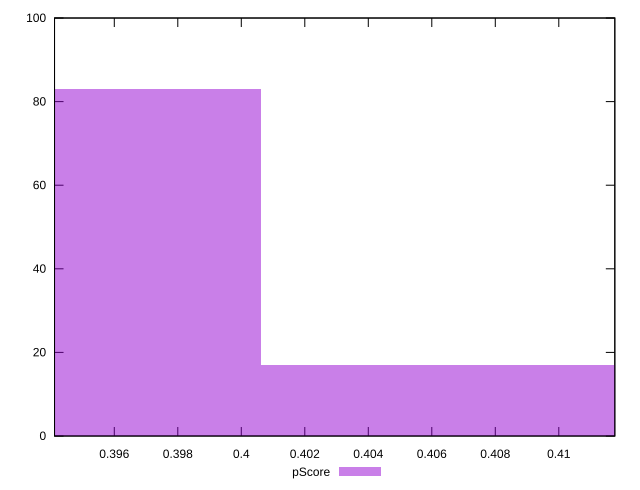

The gnuplot source for this figure:
reset

$pScore <<EOF
0.40677931048238086 17
0.39445266471018753 83
EOF

set key outside below
set boxwidth 0.01232664577219336
set xrange [0.3941176470588235:0.4117647058823529]
set yrange [0:100]
set trange [0:100]
set style fill transparent solid 0.5 noborder
set terminal svg size 640, 490 enhanced background rgb 'white'
set output "report_00009_2021-02-08T22-37-41.559Z/uses-webp-images/samples/pages+cached/pScore/histogram.svg"

plot $pScore title "pScore" with boxes

reset
